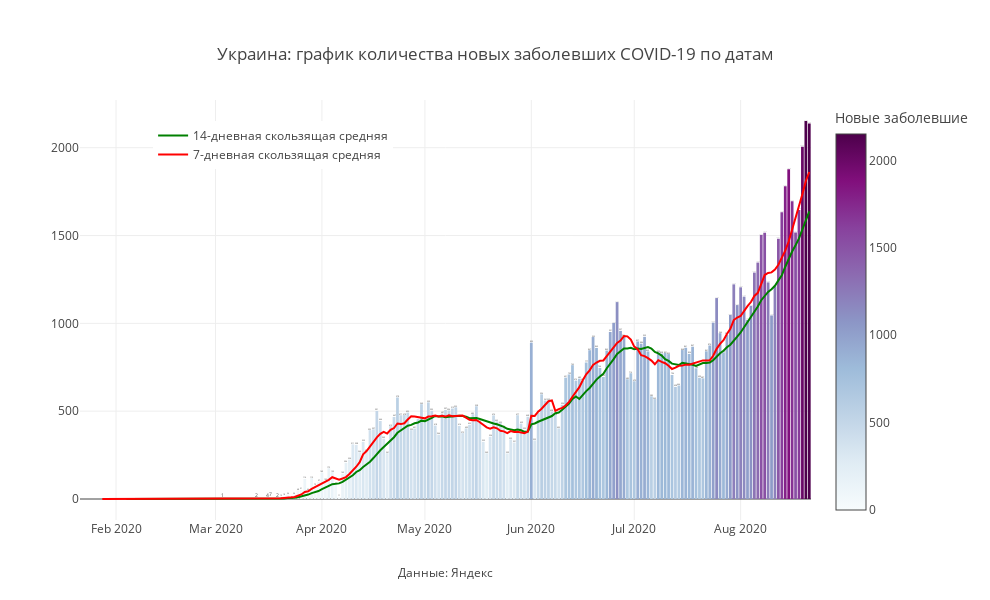

The code cell stored with this chart in its notebook:
### Code cell
mask = X.Country ==my_country
#mask = (X.Date>datetime.date(2020,5,1)&(X.Region.isin(regions_towatch))
#mask = (X.Date>datetime.date(2020,5,1)&(X.Region==my_region)

fig = px.bar(X[mask], x='Date', 
             y="Day_confirmed",color ='Day_confirmed',
             title=f'{my_country}: '+'график количества новых заболевших COVID-19 по датам',
              color_continuous_scale= px.colors.sequential.BuPu,text = 'Day_confirmed',
             labels = {'Day_confirmed' : "Новые заболевшие",'Remaining_ill':'Текущие больные'})
fig.add_trace(
    go.Scatter(
        name='14-дневная скользящая средняя',
        x=X[mask].Date,
        y=X[mask]['MA14_dayconfirmed'],
        mode="lines",
        
        line=go.scatter.Line(color="green"),
        showlegend=True)
)
fig.add_trace(
    go.Scatter(
        name = '7-дневная скользящая средняя',
        x=X[mask]['Date'],
        y=X[mask]['MA7_dayconfirmed'],
        mode="lines",
        
        line=go.scatter.Line(color="red"),
        showlegend=True)
)
fig.update_layout(
    annotations=[
#         dict(
#             x='2020-04-13',
#             y=1355,
#             xref="x",
#             yref="y",
#             text="Введение<br>пропускной<br>системы в Москве",
#             showarrow=True,
#             arrowhead=2,
#             ax=0,
#             ay=-60),
#         dict(
#             x='2020-06-09',
#             y=1572,
#             xref="x",
#             yref="y",
#             text="Отмена<br>пропускной<br>системы в Москве",
#             showarrow=True,
#             arrowhead=2,
#             ax=0,
#             ay=-90),
        dict(
            x=0.5,
            y=-0.15,
            showarrow=False,
            text="Данные: Яндекс",
            xref="paper",
            yref="paper"),
        
                ],
    
    
                  title_x = 0.5,
                  title_y= 0.9,
                  title_xanchor = "center",
                  title_yanchor = "bottom", 
                  legend_x = 0.10,legend_y = 0.95,
                  width = 990, height = 600,template = 'gridon',
    
    
                  xaxis_title='',yaxis_title = ' '
)


fig.show()

### Figure 1 — Plotly figure (JSON) as saved in the notebook; plotly's stock layout.template omitted (floating-point values rounded to 4 significant figures; data arrays with more than 128 entries replaced by an {"elided": "..."} marker saying what was removed)
{"data": [{"alignmentgroup": "True", "hovertemplate": "Date=%{x}<br>Новые заболевшие=%{marker.color}<extra></extra>", "legendgroup": "", "marker": {"color": {"elided": "213 int values"}, "coloraxis": "coloraxis"}, "name": "", "offsetgroup": "", "orientation": "v", "showlegend": false, "text": {"elided": "213 int values"}, "textposition": "auto", "type": "bar", "x": {"elided": "213 str values"}, "xaxis": "x", "y": {"elided": "213 int values"}, "yaxis": "y"}, {"line": {"color": "green"}, "mode": "lines", "name": "14-дневная скользящая средняя", "showlegend": true, "type": "scatter", "x": {"elided": "213 str values"}, "y": {"elided": "213 float values"}}, {"line": {"color": "red"}, "mode": "lines", "name": "7-дневная скользящая средняя", "showlegend": true, "type": "scatter", "x": {"elided": "213 str values"}, "y": {"elided": "213 float values"}}], "layout": {"annotations": [{"showarrow": false, "text": "Данные: Яндекс", "x": 0.5, "xref": "paper", "y": -0.15, "yref": "paper"}], "barmode": "relative", "coloraxis": {"colorbar": {"title": {"text": "Новые заболевшие"}}, "colorscale": [[0, "rgb(247,252,253)"], [0.125, "rgb(224,236,244)"], [0.25, "rgb(191,211,230)"], [0.375, "rgb(158,188,218)"], [0.5, "rgb(140,150,198)"], [0.625, "rgb(140,107,177)"], [0.75, "rgb(136,65,157)"], [0.875, "rgb(129,15,124)"], [1, "rgb(77,0,75)"]]}, "height": 600, "legend": {"tracegroupgap": 0, "x": 0.1, "y": 0.95}, "title": {"text": "Украина: график количества новых заболевших COVID-19 по датам", "x": 0.5, "xanchor": "center", "y": 0.9, "yanchor": "bottom"}, "width": 990, "xaxis": {"anchor": "y", "domain": [0, 1], "title": {"text": ""}}, "yaxis": {"anchor": "x", "domain": [0, 1], "title": {"text": " "}}}}
